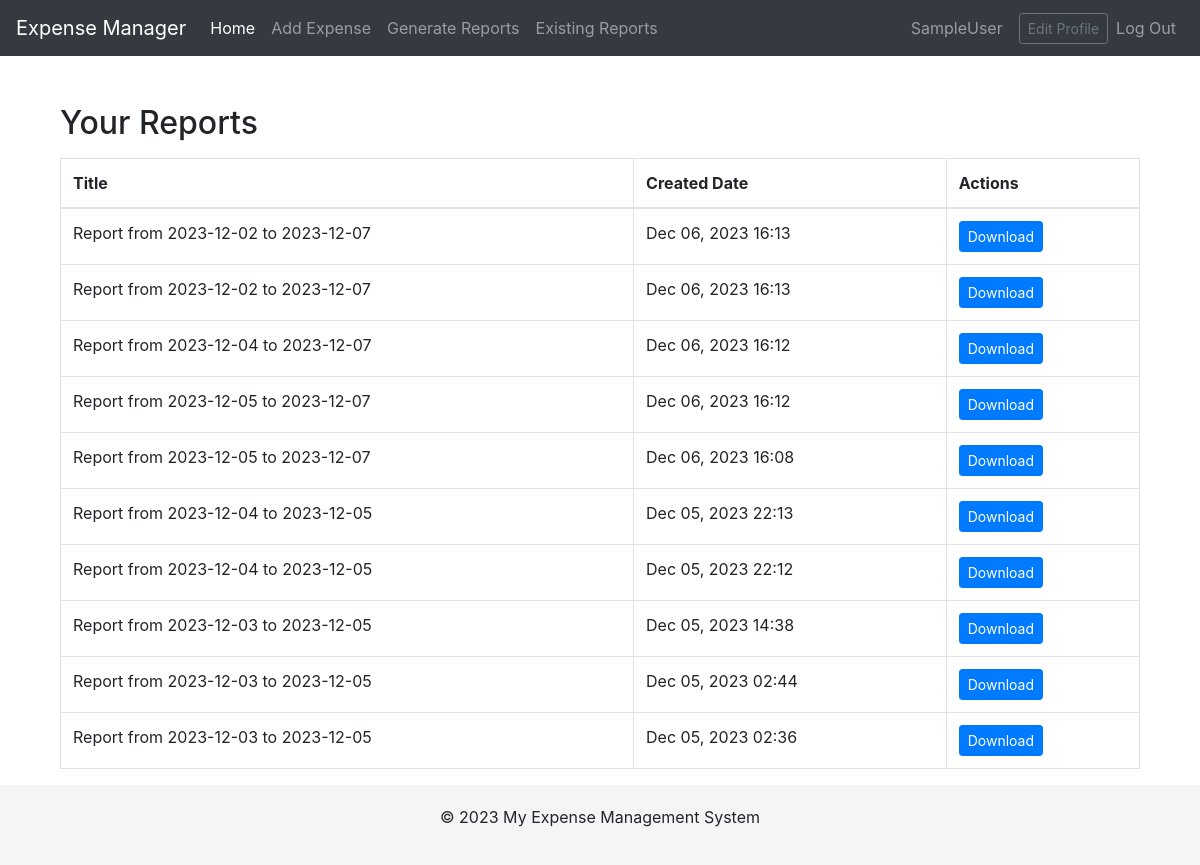
Screenshot of /view-reports/ (signed in) with the database file from the repository.
### expenses/models.py (models this page shows, shortened)
class Report(models.Model):
    user = models.ForeignKey(User, on_delete=models.CASCADE)
    title = models.CharField(max_length=100)
    created_date = models.DateTimeField(auto_now_add=True)
    report_file = models.FileField(upload_to='reports/', blank=True, null=True)
    unique_id = models.UUIDField(default=uuid.uuid4, editable=False, unique=True)

### expenses/views.py (the view)
# urls.py: path('view-reports/', view_reports, name='view_reports'),
@login_required
def view_reports(request):
    user = request.user
    user_reports = Report.objects.filter(user=request.user).order_by('-created_date')
    context = {'reports': user_reports}
    return render(request, 'expenses/view_reports.html', context)

### expenses/templates/expenses/view_reports.html (shortened to what this page needs)
{% extends 'base.html' %}
{% block content %}
<div class="container mt-4">
    <h2 class="mb-3">Your Reports</h2>
    <div class="table-responsive">
        <table class="table table-bordered">
            <thead>
                <tr>
                    <th>Title</th>
                    <th>Created Date</th>
                    <th>Actions</th>
                </tr>
            </thead>
            <tbody>
                {% for report in reports %}
                <tr>
                    <td>{{ report.title }}</td>
                    <td>{{ report.created_date|date:"M d, Y H:i" }}</td>
                    <td>
                        {% if report.report_file %}
                        <a href="{{ report.report_file.url }}" class="btn btn-primary btn-sm" download ="{{ csv_file_name }}" download>Download</a>
                        {% endif %}
                    </td>
                </tr>
                {% empty %}
                <tr>
                    <td colspan="3">No reports found.</td>
                </tr>
                {% endfor %}
            </tbody>
        </table>
    </div>
</div>
{% endblock %}

### templates/base.html (shortened to what this page needs)
{% load static %}
<!DOCTYPE html>
<html lang="en">
<head>
    <link href="https://stackpath.bootstrapcdn.com/bootstrap/4.5.2/css/bootstrap.min.css" rel="stylesheet">
    <link rel="stylesheet" href="{% static 'css/style.css' %}">
</head>
<body>
    <nav class="navbar navbar-expand-md navbar-dark bg-dark fixed-top">
        <a class="navbar-brand" href="{% url 'home' %}">Expense Manager</a>
        <div class="collapse navbar-collapse" id="navbarCollapse">
            <ul class="navbar-nav mr-auto">
                <li class="nav-item active">
                    <a class="nav-link" href="{% url 'home' %}">Home</a>
                </li>
                <li class="nav-item">
                    <a class="nav-link" href="{% url 'add_expense' %}">Add Expense</a>
                </li>
                <li class="nav-item">
                    <a class="nav-link" href="{% url 'generate_report' %}">Generate Reports</a>
                </li>
                <li class="nav-item">
                    <a class="nav-link" href="{% url 'view_reports' %}">Existing Reports</a>
                </li>
            </ul>
            <ul class="navbar-nav">
                {% if user.is_authenticated %}
                    <li class="nav-item d-flex align-items-center">
                        <a class="nav-link" href="{% url 'profile_view' %}">
                            {{ user.username }}
                        </a>
                        <a class="btn btn-sm btn-outline-secondary ml-2" href="{% url 'edit_profile' %}">Edit Profile</a>
                    </li>
                    <li class="nav-item">
                        <a class="nav-link" href="{% url 'logout' %}">Log Out</a>
                    </li>
                {% else %}
                    <li class="nav-item">
                        <a class="nav-link" href="{% url 'login' %}">Log In</a>
                    </li>
                {% endif %}
            </ul>
        </div>
    </nav>
    <main role="main" class="container">
        {% block content %}{% endblock %}
    </main>
    <footer>
        <p>© 2023 My Expense Management System</p>
    </footer>
</body>
</html>

### templates/base.html (style rules this page uses)
body { padding-top: 5rem; }
.navbar { margin-bottom: 20px; }
footer { background-color: #f5f5f5; padding: 20px 0; text-align: center; }

### rows the page displays
Report: title "Report from 2023-12-02 to 2023-12-07", created_date "Dec 06, 2023 16:13"
Report: title "Report from 2023-12-02 to 2023-12-07", created_date "Dec 06, 2023 16:13"
Report: title "Report from 2023-12-04 to 2023-12-07", created_date "Dec 06, 2023 16:12"
Report: title "Report from 2023-12-05 to 2023-12-07", created_date "Dec 06, 2023 16:12"
Report: title "Report from 2023-12-05 to 2023-12-07", created_date "Dec 06, 2023 16:08"
Report: title "Report from 2023-12-04 to 2023-12-05", created_date "Dec 05, 2023 22:13"
Report: title "Report from 2023-12-04 to 2023-12-05", created_date "Dec 05, 2023 22:12"
Report: title "Report from 2023-12-03 to 2023-12-05", created_date "Dec 05, 2023 14:38"
Report: title "Report from 2023-12-03 to 2023-12-05", created_date "Dec 05, 2023 02:44"
Report: title "Report from 2023-12-03 to 2023-12-05", created_date "Dec 05, 2023 02:36"

### other values shown
{{ user.username }} "SampleUser"
